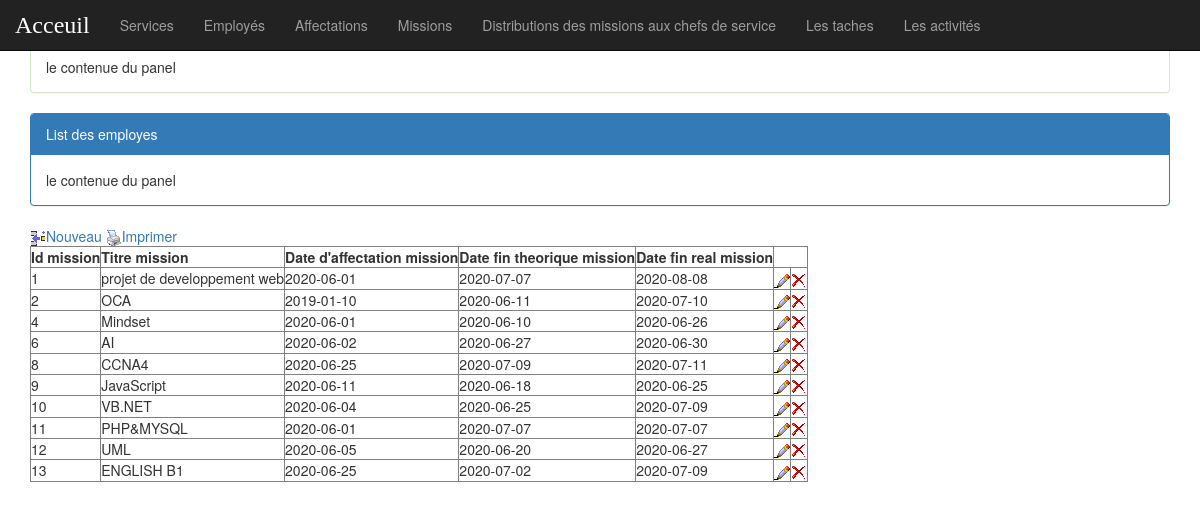
Page /page/mission_list.php on the committed database.
### tables this page shows
CREATE TABLE `mission` (
  `idmission` int(11) NOT NULL auto_increment,
  `titremission` varchar(50) NOT NULL,
  `ddm` date NOT NULL,
  `dftm` date NOT NULL,
  `dfrm` date NOT NULL,
  PRIMARY KEY  (`idmission`)
);

### page/mission_list.php (the view, shortened to what this page needs)
<!DOCTYPE html>
<html lang="en">
<head>
    <link rel="stylesheet" href="../css/bootstrap.min.css">
    <link rel="stylesheet" href="../css/monstyle.css">
</head>
<body>
      <?php include("menu.php"); ?>
      <div class="container">
                  <div class="panel panel-success margetop">
                        <div class="panel-heading">Recherche</div>
                        <div class="panel-body">le contenue du panel</div>
                  </div>
                  <div class="panel panel-primary margetop">
                        <div class="panel-heading">List des employes</div>
                        <div class="panel-body">le contenue du panel</div>
                  </div>
<?php
   $req="SELECT * FROM mission ";
   $res=mysql_query($req);
  echo"
  <meta http-equiv=Content-Type content=text/html;charset=UTF-8>
  <a href=mission_add_form.php><img src=images/add.png>Nouveau</a>
  <a href=mission_creer_file_le.php><img src=images/imprimer.png>Imprimer </a>
  <form method=POST  action=>
       <table border=1px inset black>
       <th>Id mission<th>Titre mission<th>Date d'affectation mission
       <th>Date fin theorique mission<th>Date fin real mission ";
       while ($data=mysql_fetch_array($res)) {
        echo"<tr>
               <td>$data[idmission]</td>
               <td>$data[titremission]</td>
               <td>$data[ddm]</td>
               <td>$data[dftm]</td>
               <td>$data[dfrm]</td>
               <td><a href=mission_update_form.php?id=$data[idmission]><img src=images/update.png alt=></a></td>
               <td><a href=mission_delete_confirm.php?id=$data[idmission]><img src=images/delete.png alt=></a></td>
            </tr> ";
       }
      echo"
           </table>
         </form>
      </div>
    </body>
</html>
  ";
?>

### rows in the picture
mission: idmission "1", titremission "projet de developpement web", ddm "2020-06-01", dftm "2020-07-07", dfrm "2020-08-08"
mission: idmission "2", titremission "OCA", ddm "2019-01-10", dftm "2020-06-11", dfrm "2020-07-10"
mission: idmission "4", titremission "Mindset", ddm "2020-06-01", dftm "2020-06-10", dfrm "2020-06-26"
mission: idmission "6", titremission "AI", ddm "2020-06-02", dftm "2020-06-27", dfrm "2020-06-30"
mission: idmission "8", titremission "CCNA4", ddm "2020-06-25", dftm "2020-07-09", dfrm "2020-07-11"
mission: idmission "9", titremission "JavaScript", ddm "2020-06-11", dftm "2020-06-18", dfrm "2020-06-25"
mission: idmission "10", titremission "VB.NET", ddm "2020-06-04", dftm "2020-06-25", dfrm "2020-07-09"
mission: idmission "11", titremission "PHP&MYSQL", ddm "2020-06-01", dftm "2020-07-07", dfrm "2020-07-07"
mission: idmission "12", titremission "UML", ddm "2020-06-05", dftm "2020-06-20", dfrm "2020-06-27"
mission: idmission "13", titremission "ENGLISH B1", ddm "2020-06-25", dftm "2020-07-02", dfrm "2020-07-09"
